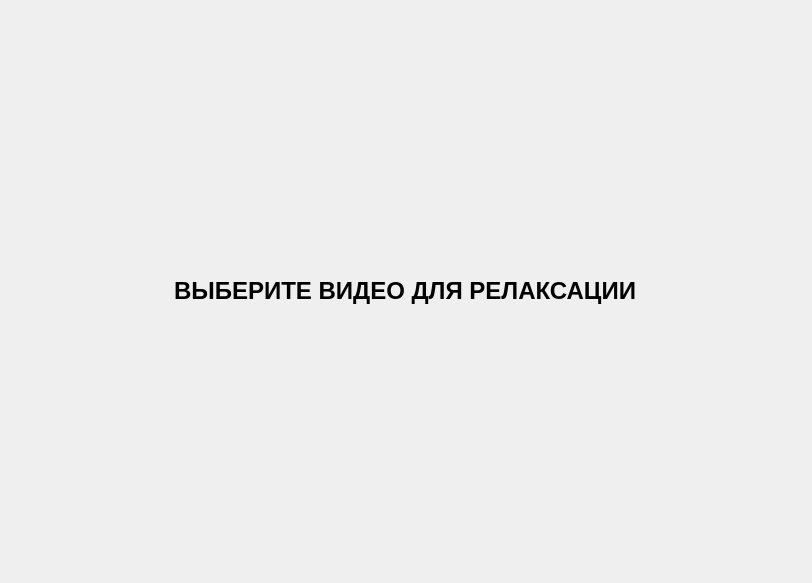
<?xml version="1.0" encoding="UTF-8"?>
<ui version="4.0">
 <class>StartupWindow</class>
 <widget class="QMainWindow" name="StartupWindow">
  <property name="geometry">
   <rect>
    <x>0</x>
    <y>0</y>
    <width>812</width>
    <height>583</height>
   </rect>
  </property>
  <property name="windowTitle">
   <string>MyRelax - Relax</string>
  </property>
  <property name="styleSheet">
   <string notr="true">#MainWindow *{
  background-color: #f0f3ff;
}

#centralwidget QLabel{
  color: #000000;
  font-size: 24px;
  font-weight: 800;
}

QPushButton{
  padding: 12px 24px;
  border-style: inset;
  border-width: 3px;
  border-radius: 20px;
  border-color: #816e9c;
  background: #f5f6fc;
  color: #000000;
  font-size: 14px;
  font-weight: 600;
  margin: 20px 0px;
}

</string>
  </property>
  <widget class="QWidget" name="centralwidget">
   <layout class="QGridLayout" name="gridLayout_2">
    <item row="0" column="0">
     <widget class="QStackedWidget" name="content_widget">
      <property name="currentIndex">
       <number>0</number>
      </property>
      <widget class="QWidget" name="main_page">
       <layout class="QVBoxLayout" name="verticalLayout">
        <item>
         <layout class="QVBoxLayout" name="verticalLayout_5">
          <item alignment="Qt::AlignmentFlag::AlignHCenter">
           <widget class="QLabel" name="label">
            <property name="minimumSize">
             <size>
              <width>448</width>
              <height>32</height>
             </size>
            </property>
            <property name="maximumSize">
             <size>
              <width>16777215</width>
              <height>32</height>
             </size>
            </property>
            <property name="text">
             <string>ВЫБЕРИТЕ ВИДЕО ДЛЯ РЕЛАКСАЦИИ</string>
            </property>
           </widget>
          </item>
          <item>
           <layout class="QGridLayout" name="video_grid_layout"/>
          </item>
         </layout>
        </item>
       </layout>
      </widget>
      <widget class="QWidget" name="player_page">
       <layout class="QVBoxLayout" name="verticalLayout_3">
        <item>
         <layout class="QVBoxLayout" name="player_layout">
          <item alignment="Qt::AlignmentFlag::AlignRight">
           <widget class="QPushButton" name="back_button">
            <property name="text">
             <string>Назад</string>
            </property>
           </widget>
          </item>
         </layout>
        </item>
       </layout>
      </widget>
     </widget>
    </item>
   </layout>
  </widget>
  <action name="open_file_action">
   <property name="text">
    <string>Открыть файл...</string>
   </property>
  </action>
  <action name="light_theme_action">
   <property name="checkable">
    <bool>true</bool>
   </property>
   <property name="enabled">
    <bool>true</bool>
   </property>
   <property name="text">
    <string>Светлая</string>
   </property>
  </action>
  <action name="dark_theme_action">
   <property name="checkable">
    <bool>true</bool>
   </property>
   <property name="checked">
    <bool>true</bool>
   </property>
   <property name="enabled">
    <bool>true</bool>
   </property>
   <property name="text">
    <string>Тёмная</string>
   </property>
  </action>
 </widget>
 <resources/>
 <connections/>
</ui>
